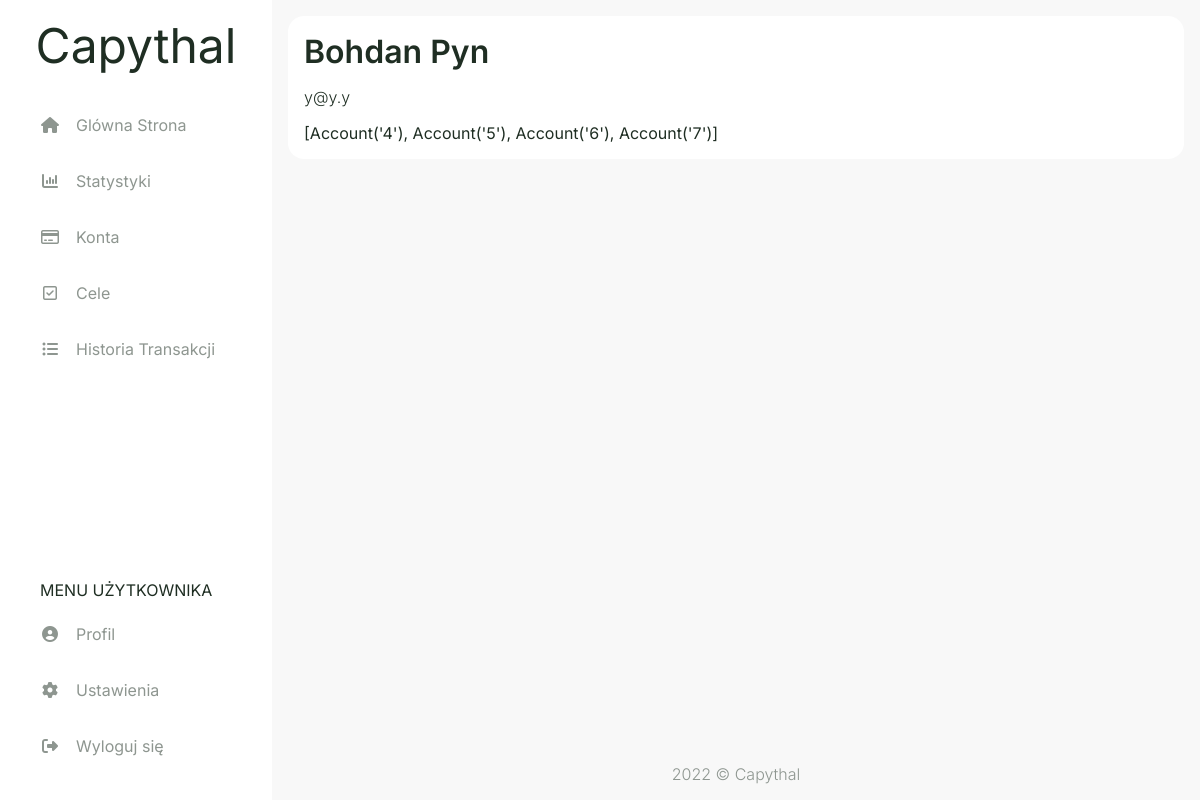
Before: /userpage (signed in) with the older database file.
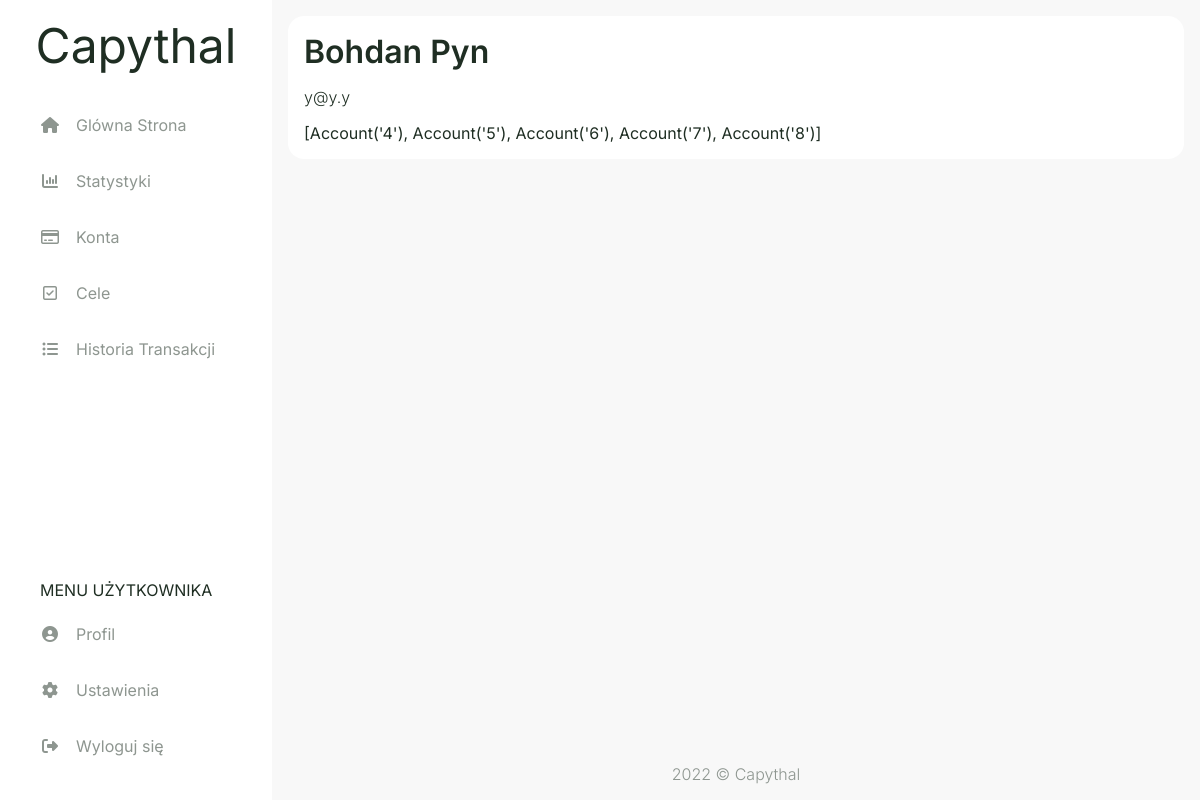
After: the same page with the newer database file.
### capythal/models.py (models this page shows)
class account(db.Model):
    id = db.Column(db.Integer, primary_key=True)
    user_id = db.Column(db.Integer, db.ForeignKey('user.id'), nullable=False)
    currency_id = db.Column(db.Integer, db.ForeignKey('currency.id'), nullable=False)
    card_id = db.Column(db.Integer, db.ForeignKey('card.id'))
    acc_type_id = db.Column(db.Integer, db.ForeignKey('acc_type.id'), nullable=False)
    style_id = db.Column(db.Integer, db.ForeignKey('style.id'), nullable=False)
    amount = db.Column(db.Float(20,2), default = 0)
    card_number = db.Column(db.String(4))
    fin_inst = db.Column(db.String(20))
    transaction = db.relationship("transaction", backref="account", lazy=True)
    settings = db.relationship("settings", back_populates="account", uselist=False)
    goal = db.relationship("goal", backref="account", lazy=True)
    def __repr__(self):
        return f"Account('{self.id}')"

### capythal/routes.py (the view)
@app.route('/userpage')
@login_required
def userpage():
    return render_template("userpage.html")

### capythal/models.py (called while the page is built)
@login_manager.user_loader
def load_user(user_id):
    return user.query.get(int(user_id))

### capythal/templates/userpage.html (shortened to what this page needs)
{% extends "layout.html" %}
{% set active_page = "userpage" %}
{% block head %}
  {{ super() }}
  <link rel="stylesheet" href="{{ url_for('static', filename='css/userpage.css') }}">
{% endblock %}
{% block content %}
<div class="userpage-flexbox">
  <div class="user-full-name">{{ current_user.name }} {{ current_user.surname }}</div>
  <div class="user-email">{{ current_user.email }}</div>
  <div class="test">{{ current_user.account }}</div>
</div>
{% endblock %}

Changed rows visible on the page:
changed account: account "[Account('4'), Account('5'), Account('6'), Account('7')]" → "[Account('4'), Account('5'), Account('6'), Account('7'), Account('8')]"
